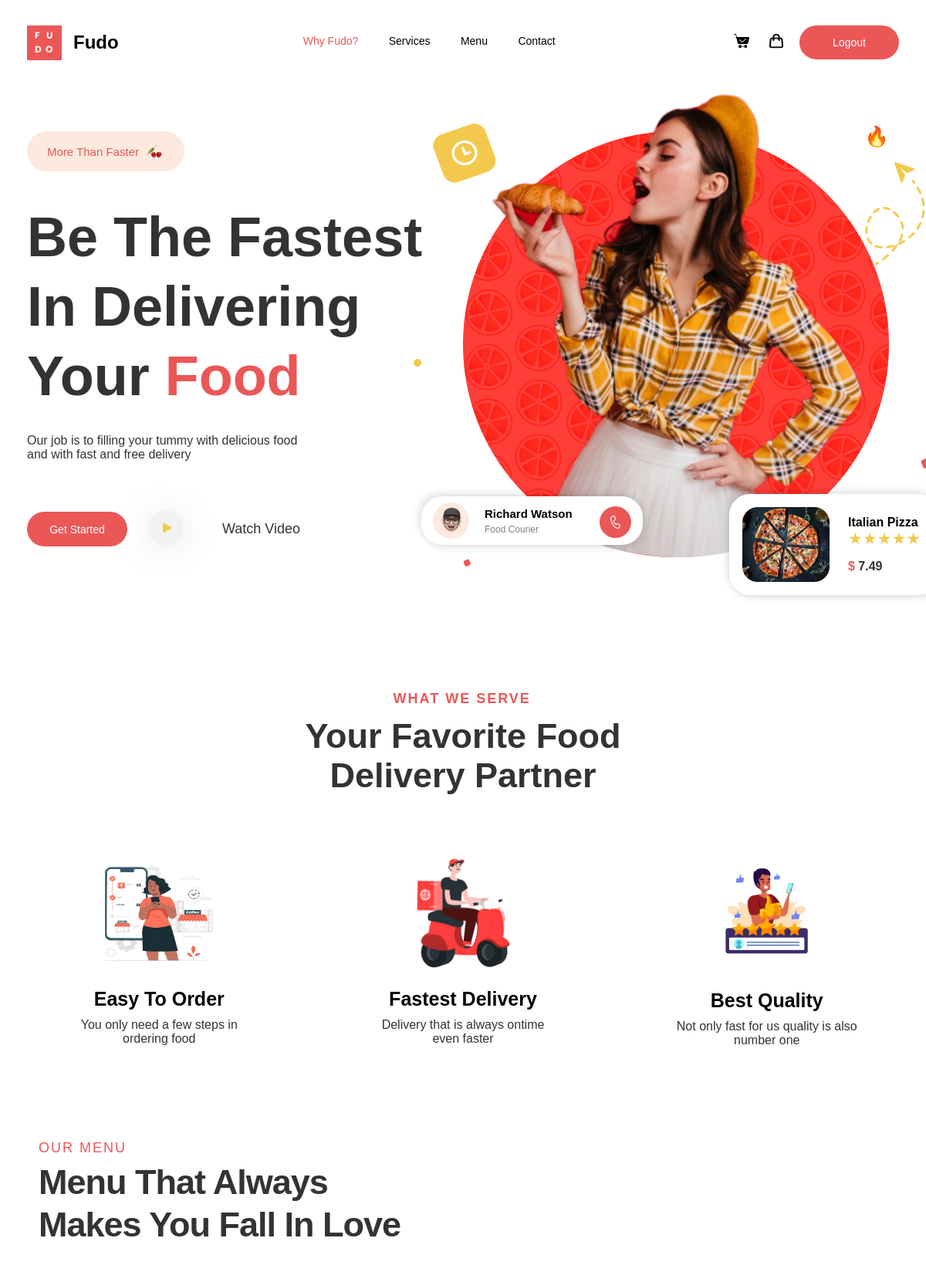
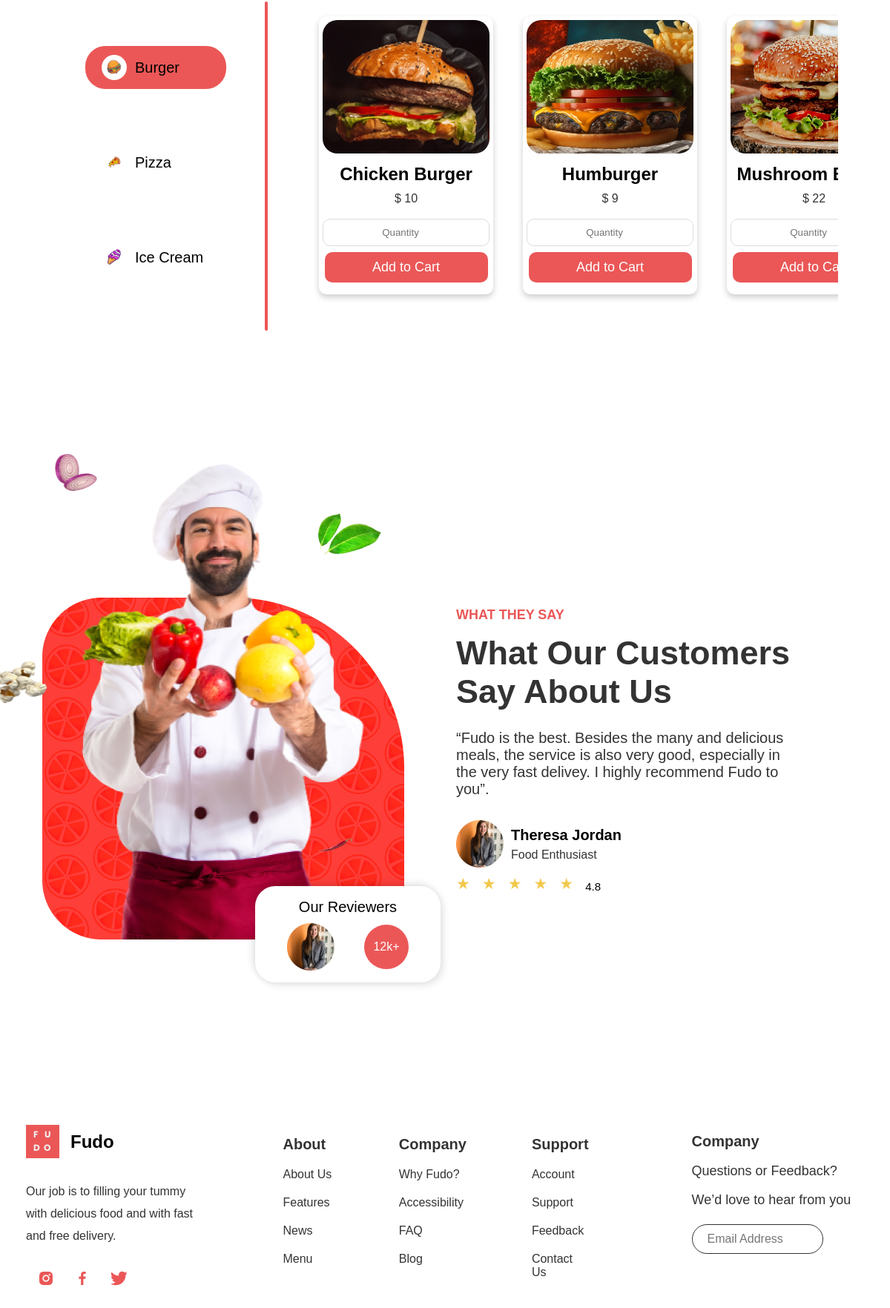
Screenshot of /landing-page.php (signed in) with the database file from the repository (2 pictures, top to bottom).
### tables this page shows
CREATE TABLE `products` (
  `id` int(100) NOT NULL,
  `name` varchar(100) NOT NULL,
  `price` int(100) NOT NULL,
  `category` varchar(100) NOT NULL,
  `image` varchar(100) NOT NULL
);

### landing-page.php (the view, shortened to what this page needs)
<!DOCTYPE html>
<html lang="en">
<head>
    <link rel="stylesheet" href="style.css">
</head>
<body>
    <header>
        <nav>
            <div id="nav-inner1">
                <div id="nav-inner-inner1">
                    <img id="logo" src="images/logo.png" alt="">
                    <span id="logo-text">Fudo</span>
                </div>
            </div>
            <div id="nav-inner2">
                <ol>
                    <li class="list border-animation" id="list1"><a class="default-color" href="#why-fudo"
                            onclick="changeActive(event, 'list1')">Why Fudo?</a></li>
                    <li class="list border-animation" id="list2"><a href="#services-container"
                            onclick="changeActive(event, 'list2')">Services</a></li>
                    <li class="list border-animation" id="list3"><a href="#menu-containerr"
                            onclick="changeActive(event, 'list3')">Menu</a></li>
                    <li class="list border-animation" id="list4"><a href="#contact-container"
                            onclick="changeActive(event, 'list4')">Contact</a></li>
                </ol>
            </div>
            <div id="nav-inner3">
                <div id="nav-inner-inner3">
                    <a href="orders.php" class="tooltip">
                        <img class="placed-order-img" src="images/order.png" alt="">
                    </a>
                    <div class="tooltip">
    <img id="cart-openModalBtn" src="images/cart.png" alt="">
</div>
                    <input class="get-started-btn get-start" onclick="window.location.href='logout.php'" type="button"
                        value="Logout">
                </div>
            </div>
        </nav>
    </header>
    <div class="fudo-container" id="why-fudo">
        <div class="left-container">
            <div class="more-than-faster"
                style="background-color: #FEE9DE; width: 204px; height: 52px; border-radius: 27px;">
                <span style="font-size: 15px; margin-right: 10px; margin-left: 26px; color: #EB5757;">More Than
                    Faster</span>
                <img style="width: 20px; height: 18px;" src="images/image 1.png" alt="">
            </div>
            <div class="be-the-fastest">
                <p style="font-size: 72px; margin-top: 40px; font-weight: bolder; line-height: 90px; color: #333333;">Be
                    The Fastest <br>In Delivering <br>Your <span id="food-text">Food</span></p><br>
                <p style=" font-size: 18; margin-top: 12px;">Our job is to filling your tummy with delicious food <br>
                    and with fast and free delivery</p>
            </div>
            <div class="buttons" style="margin-top: 12px; display: flex; align-items: center ; flex-wrap: wrap;">
                <input class="get-started-btnn get-start" onclick="scrollToMenu()" type="button" value="Get Started">
                <img class="play-video-btn" style="margin-top: 5px; cursor: pointer;" src="images/play.png" alt="">
                <span class="play-video-btn">Watch Video</span>
            </div>
        </div>
        <div class="right-container" style="margin-top: 100px; display: flex; flex-wrap: wrap;  position: relative; ">
            <img id="girl-img" src="images/girlui.png" alt="">
            <img id="clock" src="images/clock.png" alt="">
            <img id="noto" src="images/noto_fire.png" alt="">
            <img id="group" src="images/Group 53.png" alt="">
            <img src="images/Rectangle 7.png" alt="" id="big-square">
            <img src="images/Rectangle 8.png" alt="" class="small-square">
            <img src="images/Ellipse 16.png" alt="" class="small-circle">
            <div class="call-watson">
                <div class="left-call">
                    <div class="img-bg" style="display: flex; justify-content: center; align-items: center; ">
                        <img style="width: 47px; height: 47px;" src="images/men.png" alt="">
                    </div>
                    <div class="watson-name" style="margin-right: 35px;display: flex;
                        flex-direction: column;">
                        <p style="font-size: 15px; font-weight: bold; color: black;">Richard Watson</p>
                        <span style="font-size: 12px; margin-top: 5px; color: #828282;">Food Courier</span>
                    </div>
                    <div class="call-bg" style="align-items: center; justify-content: center; display: flex; ">
                        <img src="images/callll.png" alt="">
                    </div>
                </div>
            </div>
            <div class="pizza">
                <div class="pizza-img"
                    style="display: flex; justify-content: center; align-items: center; margin-left: 10px;">
                    <img style="margin-left: 7px;" src="images/pizza.png" alt="">
                </div>
                <div class="pizza-txt">
                    <span style="font: 15px; font-weight: bold;">Italian Pizza</span>
                    <div class="stars" data-rating="5"></div>
                    <p style="margin-top: 15px;"><span class="dollar">$</span> <span class="dollar-price">7.49</span>
                    </p>
                </div>
            </div>
        </div>
    </div>
    <div id="services-container">
        <div class="what-we-serve-container">
            <p id="what-we-serve">WHAT WE SERVE</p>
            <p class="your-favourite-food">Your Favorite Food</p>
            <P class="your-favourite-food">Delivery Partner</P>
        </div>
        <div class="services-boxes" style="margin-top: 20px;">
            <div class="services-box services-box-1" style=" text-align: center;">
                <img style="height: 143px; width: 170px;" src="images/newgrl.png" alt="">
                <span class="service-box-span-1">Easy To Order</span>
                <span class="service-box-span-2">You only need a few steps in <br> ordering food</span>
            </div>
            <div class="services-box services-box-2" style=" text-align: center;">
                <img style="height: 143px; width: 121px;" src="images/delivery-boy.png" alt="">
                <span class="service-box-span-1">Fastest Delivery</span>
                <span class="service-box-span-2">Delivery that is always ontime <br> even faster</span>
            </div>
            <div class="services-box services-box-3" style="text-align: center;">
                <img style="height: 147px; width: 141px;" src="images/quality.png" alt="">
                <span class="service-box-span-1">Best Quality</span>
                <span class="service-box-span-2">Not only fast for us quality is also <br> number one</span>
            </div>
        </div>
        <div class="menu-container" id="menu-containerr">
            <div class="menu-txt-container">
                <span>OUR MENU</span>
                <p class="p1">Menu That Always</p>
                <p class="p2">Makes You Fall In Love</p>
            </div>
            <div class="actual-menu">
                <div class="left-actual-menu">
                    <div class="burger-1 menu-btn" id="burger-btn" onclick="displayBurgerItems()">
                        <img src="images/burger_icon.png" alt="" class="icons">
                        <span id="burger-btn-txt">Burger</span>
                    </div>
                    <div class="burger-2 menu-btn" id="pizza-btn" onclick="displayPizzaItems()">
                        <img src="images/pizza-icon.png" alt="" class="icons">
                        <span id="pizza-btn-txt">Pizza</span>
                    </div>
                    <div class="burger-3 menu-btn" id="icecream-btn" onclick="displayIceCreamItems()">
                        <img src="images/icecream-icon.png" alt="" class="icons">
                        <span class="icecream-btn-txt">Ice Cream</span>
                    </div>
                    <div class="line"></div>
                </div>
                <div class="right-actual-menu">
                    <div id="burger-items" class="fast-food-items">
                        <?php
                        include 'config.php';
                        $sql = "SELECT * FROM products WHERE category='Burger'";
                        $result = mysqli_query($conn, $sql);
                        if (mysqli_num_rows($result) > 0) {
                            while ($row = mysqli_fetch_assoc($result)) {
                                echo "<div class='card'>";
                                echo "<img src='images/{$row['image']}' alt='{$row['name']}' style='width:100%'>";
                                echo "<h2 style='margin-bottom: 5px;'>{$row['name']}</h2>";
                                echo "<p class='price'>$ {$row['price']}</p>";
                                echo "<input class='counter' type='number' name='' id='' placeholder='Quantity' min='0'>";
                                echo "<p><button>Add to Cart</button></p>";
                                echo "</div>";
                            }
                        } else {
                            echo "No burger items found";
                        }
                        ?>
                    </div>
                </div>
            </div>
        </div>
    </div>
    <div class="chef-container">
        <div class="left-chef-container"
            style="margin-top: 100px; display: flex; flex-wrap: wrap;  position: relative; ">
            <img src="images/chef.png" alt="" class="chef-img">
            <img src="images/tilt-onion.png" alt="" class="tilt-onion">
            <img src="images/titlt-leaf.png" alt="" class="tilt-leaf">
            <img src="images/ginger.png" alt="" class="ginger">
            <img src="images/mirch.png" alt="" class="mirch">
            <div class="total-reviews"
                style="    top: 389px;
                right: -9px; height: 130px; width: 250px;  text-align: center; position: absolute; display: flex; flex-direction: column; justify-content: center;">
                <span style="font-size: 20px;">Our Reviewers</span>
                <div class="img-review"
                    style="display: flex; align-items: center; justify-content: center; margin-top: 10px;">
                    <img style="height: 64px; width: 64px;" src="images/customer.png" alt="">
                    <div class="review-counts"
                        style=" display: flex; justify-content: center; align-items: center; margin-left: 40px; color: white;">
                        12k+</div>
                </div>
            </div>
        </div>
        <div class="right-chef-container">
            <div class="customer-saying-container">
                <span class="what-they-say-txt" style="margin-bottom: 15px;">WHAT THEY SAY</span>
                <span class="customer-say-txt" style="margin-bottom: 25px;">What Our Customers Say About Us</span>
                <p class="review">“Fudo is the best. Besides the many and delicious meals, the service is also very
                    good, especially in the very fast delivey. I highly recommend Fudo to <br> you”.</p>
                <div class="customer" style="display: flex;">
                    <div class="customer-img" style="display: flex; align-items: center;">
                        <img style="height: 64px; width: 64px;" src="images/customer.png" alt="">
                    </div>
                    <div class=" customer-data"
                        style="margin-left: 10px; display: flex; flex-direction: column; flex-wrap: wrap;  justify-content: center;">
                        <span style="margin-bottom: 6px; font-size: 20px ; font-weight: bold;">Theresa Jordan</span>
                        <span class="food-enth">Food Enthusiast</span>
                    </div>
                </div>
                <div class="rating" style="display: flex; align-items: center; margin-top: 10px;">
                    <div class="starss" data-rating="5"></div>
                    <span style="margin-top: 6px; font-size: 15px;">4.8</span>
                </div>
            </div>
        </div>
    </div>
    <footer style="display: flex; flex-direction: row; margin-top: 250px; flex-wrap: wrap;" id="contact-container">
        <div class="left-most-footer right-left">
            <div id="nav-inner-inner1">
                <img id="logo" src="images/logo.png" alt="">
                <span id="logo-text" style="color: black;">Fudo</span>
            </div>
            <p class="our-job-txt" style="margin-top: 30px; line-height: 30px;">
                Our job is to filling your tummy with delicious food and with fast and free delivery.</p>
            <div class="social-media-img"
                style="display: flex; flex-direction: row; margin-top: 30px; margin-left: 15px;">
                <img class="icons" style="margin-right: 25px;" src="images/bx_bxl-instagram-alt.png" alt="">
                <img class="icons" style="margin-right: 25px;" src="images/bx_bxl-facebook.png" alt="">
                <img class="icons" src="images/akar-icons_twitter-fill.png" alt="">
            </div>
        </div>
        <div class="footer-container">
            <div class="footer-column">
                <div class="about-div">
                    <span class="footer-heading">About</span>
                    <a class="footer-link" href="/about-us">About Us</a>
                    <a class="footer-link" href="/about-us">Features</a>
                    <a class="footer-link" href="/about-us">News</a>
                    <a class="footer-link" href="/about-us">Menu</a>
                </div>
            </div>
            <div class="footer-column">
                <div class="company-div">
                    <span class="footer-heading">Company</span>
                    <a class="footer-link" href="/company">Why Fudo?</a>
                    <a class="footer-link" href="/company">Accessibility</a>
                    <a class="footer-link" href="/company">FAQ</a>
                    <a class="footer-link" href="/company">Blog</a>
                </div>
            </div>
            <div class="footer-column">
                <div class="support-div">
                    <span class="footer-heading">Support</span>
                    <a class="footer-link" href="/support">Account</a>
                    <a class="footer-link" href="/support">Support</a>
                    <a class="footer-link" href="/support">Feedback</a>
                    <a class="footer-link" href="/support">Contact Us</a>
                </div>
            </div>
        </div>
        <div class="right-most-footer right-left">
            <div class="company-footer" style="margin-top: 11px; display: flex; flex-direction: column;">
                <span style="font-size: 20px;
                font-weight: bold;">Company</span>
                <span class="company-span">Questions or Feedback?</span>
                <span class="company-span">We’d love to hear from you</span>
            </div>
            <div class="email-address-container">
                <input style="outline: none; font-size: 16px;border: none;width: 121px;" type="email" name="email"
                    id="email" placeholder="Email Address">
            </div>
        </div>
    </footer>
</body>
</html>

### rows the page displays
products: image (picture), name "Chicken Burger", price "10"
products: image (picture), name "Humburger", price "9"
products: image (picture), name "Mushroom…", price "22"
